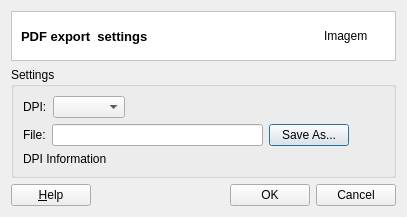
<?xml version="1.0" encoding="UTF-8"?>
<ui version="4.0">
 <class>PDFSettings</class>
 <widget class="QDialog" name="PDFSettings">
  <property name="geometry">
   <rect>
    <x>0</x>
    <y>0</y>
    <width>407</width>
    <height>216</height>
   </rect>
  </property>
  <property name="sizePolicy">
   <sizepolicy hsizetype="Fixed" vsizetype="Fixed">
    <horstretch>0</horstretch>
    <verstretch>0</verstretch>
   </sizepolicy>
  </property>
  <property name="maximumSize">
   <size>
    <width>407</width>
    <height>216</height>
   </size>
  </property>
  <property name="windowTitle">
   <string>PDF Settings</string>
  </property>
  <property name="modal">
   <bool>true</bool>
  </property>
  <layout class="QGridLayout" name="gridLayout_3">
   <item row="0" column="0">
    <widget class="QFrame" name="frame_2">
     <property name="styleSheet">
      <string notr="true">QWidget { background: white }</string>
     </property>
     <property name="frameShape">
      <enum>QFrame::StyledPanel</enum>
     </property>
     <property name="frameShadow">
      <enum>QFrame::Sunken</enum>
     </property>
     <layout class="QGridLayout" name="gridLayout_4" columnstretch="1,0">
      <property name="topMargin">
       <number>0</number>
      </property>
      <property name="bottomMargin">
       <number>0</number>
      </property>
      <property name="horizontalSpacing">
       <number>9</number>
      </property>
      <item row="0" column="1">
       <widget class="QLabel" name="m_imgLabel">
        <property name="minimumSize">
         <size>
          <width>62</width>
          <height>48</height>
         </size>
        </property>
        <property name="maximumSize">
         <size>
          <width>48</width>
          <height>48</height>
         </size>
        </property>
        <property name="text">
         <string>Imagem</string>
        </property>
       </widget>
      </item>
      <item row="0" column="0">
       <widget class="QLabel" name="m_datasourceTypeTitleLabel">
        <property name="font">
         <font>
          <pointsize>10</pointsize>
          <weight>75</weight>
          <bold>true</bold>
         </font>
        </property>
        <property name="text">
         <string>PDF export  settings</string>
        </property>
       </widget>
      </item>
     </layout>
    </widget>
   </item>
   <item row="1" column="0">
    <layout class="QGridLayout" name="gridLayout_2">
     <item row="0" column="0">
      <widget class="QGroupBox" name="grpSettings">
       <property name="title">
        <string>Settings</string>
       </property>
       <property name="flat">
        <bool>true</bool>
       </property>
       <layout class="QVBoxLayout" name="verticalLayout_2">
        <item>
         <layout class="QVBoxLayout" name="verticalLayout">
          <item>
           <layout class="QHBoxLayout" name="horizontalLayout_2">
            <item>
             <widget class="QLabel" name="lblDPI">
              <property name="text">
               <string>DPI:</string>
              </property>
             </widget>
            </item>
            <item>
             <widget class="QComboBox" name="cmbDPI"/>
            </item>
            <item>
             <spacer name="horizontalSpacer">
              <property name="orientation">
               <enum>Qt::Horizontal</enum>
              </property>
              <property name="sizeHint" stdset="0">
               <size>
                <width>248</width>
                <height>20</height>
               </size>
              </property>
             </spacer>
            </item>
           </layout>
          </item>
          <item>
           <layout class="QHBoxLayout" name="horizontalLayout">
            <item>
             <widget class="QLabel" name="lblFile">
              <property name="text">
               <string>File:</string>
              </property>
             </widget>
            </item>
            <item>
             <widget class="QLineEdit" name="txtEdtFile">
              <property name="minimumSize">
               <size>
                <width>211</width>
                <height>0</height>
               </size>
              </property>
             </widget>
            </item>
            <item>
             <widget class="QPushButton" name="pBtnSaveAs">
              <property name="text">
               <string>Save As...</string>
              </property>
             </widget>
            </item>
            <item>
             <spacer name="horizontalSpacer_2">
              <property name="orientation">
               <enum>Qt::Horizontal</enum>
              </property>
              <property name="sizeHint" stdset="0">
               <size>
                <width>40</width>
                <height>20</height>
               </size>
              </property>
             </spacer>
            </item>
           </layout>
          </item>
          <item>
           <widget class="QLabel" name="lblDPIInformation">
            <property name="minimumSize">
             <size>
              <width>361</width>
              <height>0</height>
             </size>
            </property>
            <property name="maximumSize">
             <size>
              <width>361</width>
              <height>16777215</height>
             </size>
            </property>
            <property name="text">
             <string>DPI Information</string>
            </property>
           </widget>
          </item>
         </layout>
        </item>
       </layout>
      </widget>
     </item>
     <item row="1" column="0">
      <layout class="QGridLayout" name="gridLayout">
       <item row="0" column="0">
        <widget class="QPushButton" name="helpPushButton">
         <property name="text">
          <string>&amp;Help</string>
         </property>
         <property name="shortcut">
          <string>Alt+H</string>
         </property>
        </widget>
       </item>
       <item row="0" column="1">
        <spacer name="horizontalSpacer_3">
         <property name="orientation">
          <enum>Qt::Horizontal</enum>
         </property>
         <property name="sizeHint" stdset="0">
          <size>
           <width>128</width>
           <height>20</height>
          </size>
         </property>
        </spacer>
       </item>
       <item row="0" column="2">
        <widget class="QPushButton" name="pBtnOK">
         <property name="text">
          <string>OK</string>
         </property>
        </widget>
       </item>
       <item row="0" column="3">
        <widget class="QPushButton" name="pBtnCancel">
         <property name="text">
          <string>Cancel</string>
         </property>
        </widget>
       </item>
      </layout>
     </item>
    </layout>
   </item>
  </layout>
 </widget>
 <resources/>
 <connections/>
</ui>
